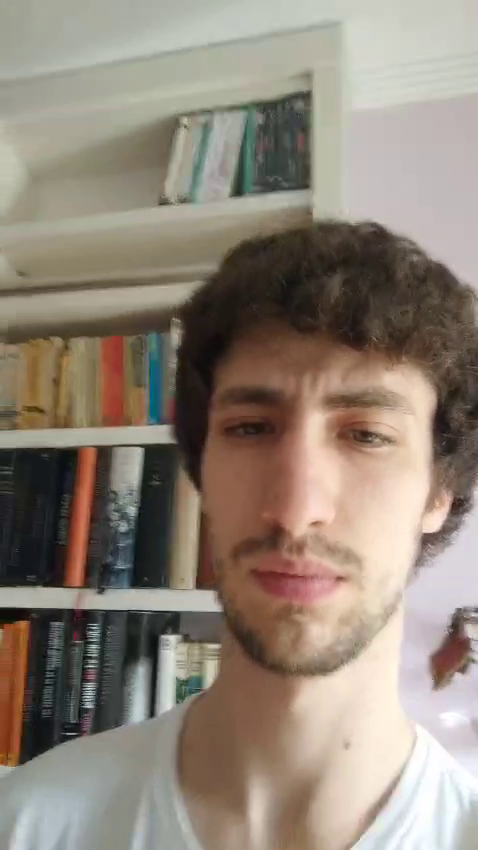
#> input picture frame 43 of bbdd/brutos/miguel1.mp4, 478 x 850 px
$ python procesadoGuardado.py
#> lines starting #> are read from the running program, lines starting #| are printed output that depends on the picture
import cv2
import os
import imutils

# La función de este script es extraer imágenes de videos en .mp4, hacer el procesamiento indicado y guardar en .jpg

video = 'miguel1'
dataPath = 'bbdd/brutos'
personPath = dataPath + '/' + video

if not os.path.exists(personPath):
    os.makedirs(personPath)
    print('Carpeta creada: ',personPath)

# Genera imagenes
    # A partir de streaming
# cap = cv2.VideoCapture(0,cv2.CAP_DSHOW)

    # A partir del video indicado
cap = cv2.VideoCapture("bbdd/brutos/"+video+".mp4")

faceClassif = cv2.CascadeClassifier(cv2.data.haarcascades+'haarcascade_frontalface_default.xml')
count = 0

while True:

    try:

        ret, frame = cap.read()
#> frame is the input picture: shape (850, 478, 3); mean B, G, R 120.6, 133, 144.8
        # Si falla la lectura rompe el bucle
        if ret == False: break
        # Escalado solo en función de la anchura
        frame =  imutils.resize(frame, width=640)
#> frame: shape (1138, 640, 3)
        gray = cv2.cvtColor(frame, cv2.COLOR_BGR2GRAY)
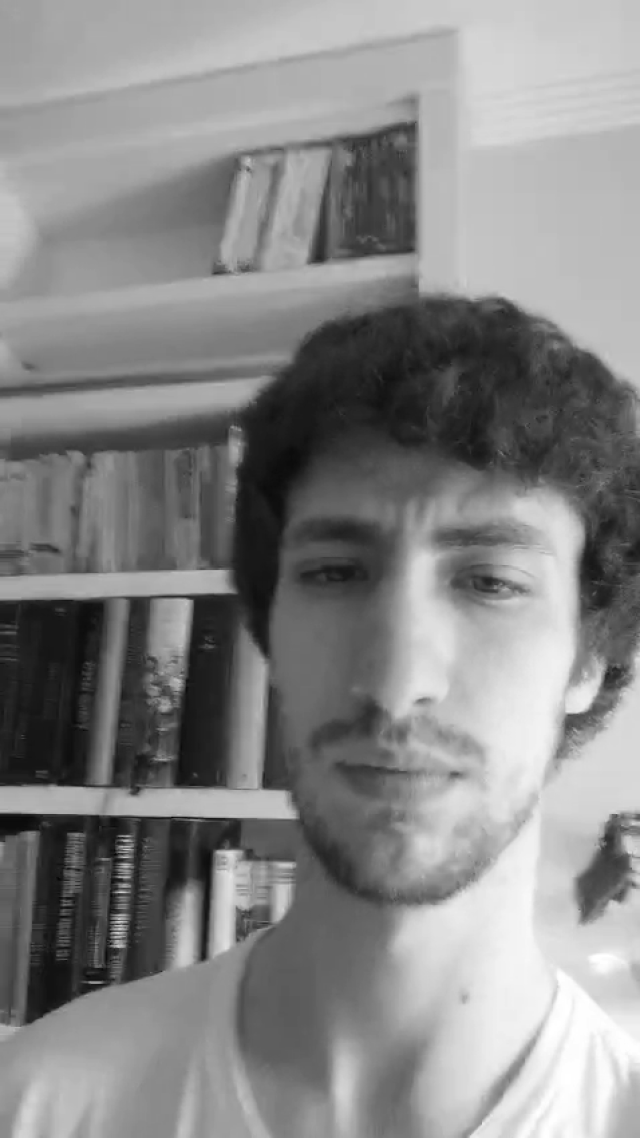
#> gray: shape (1138, 640); min 4, max 255, mean 135
        grayEQ = cv2.equalizeHist(gray)
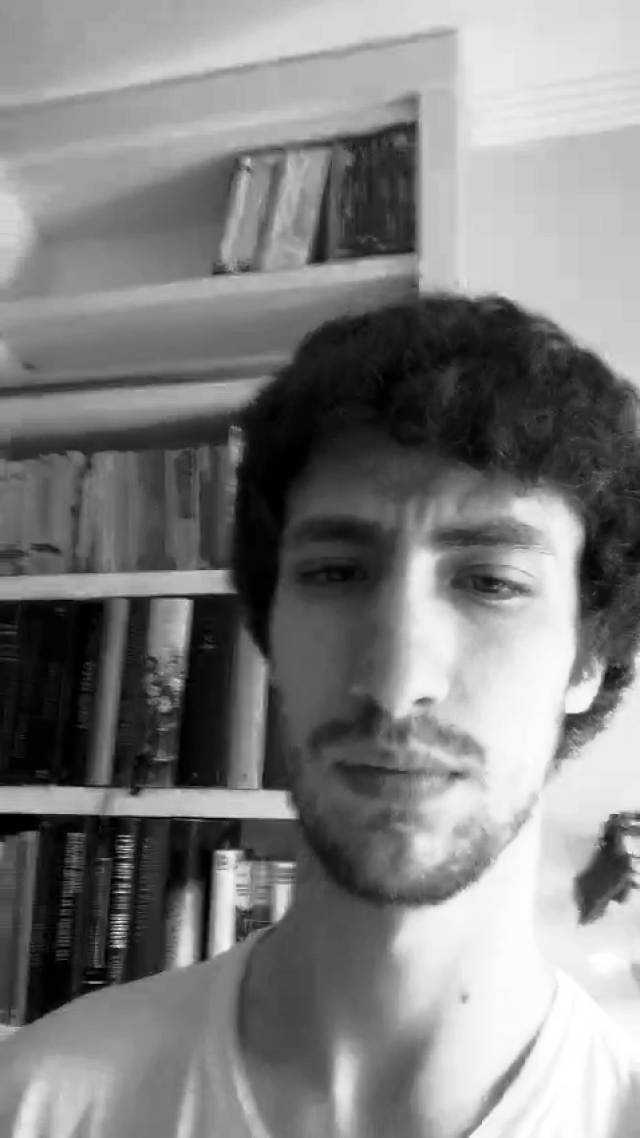
#> grayEQ: shape (1138, 640); min 0, max 255, mean 128.1

        faces = faceClassif.detectMultiScale(grayEQ,1.3,5)
#> faces = ()

        # Holgura del recorte respecto al rectangulo
        aux = 10

        # Encuadra todas las "caras" detectadas en la imagen
        for (x,y,w,h) in faces:
            # Pintado del rectangulo
            grayEQ = cv2.rectangle(grayEQ, (x,y),(x+w,y+h),(0,255,0),2)
            # Recorte con holgura del recuadro pintado
            rostro = grayEQ[y-aux:y+h+aux,x-aux:x+w+aux]
            # Estandariza el tamaño de las imagenes antes de guardarlas
            rostro = cv2.resize(rostro,(150,150),interpolation=cv2.INTER_CUBIC)
            cv2.imwrite(personPath + '/rostro_'+video+'{}.jpg'.format(count),rostro)
            count = count + 1
#> this loop made 0 passes
#> after the loop, count = 0

        # Lineas comentadas para visualización del proceso
        # cv2.imshow('frame',grayEQ)
        # k =  cv2.waitKey(1)
        # if k == 27 or count >= 400:

        # Hasta un maximo de 400 capturas
        if count >= 400:
            break

    except cv2.error as err:
            print("Error: {}".format(err))

cap.release()
# cv2.destroyAllWindows()

$ run again, starting later in the video
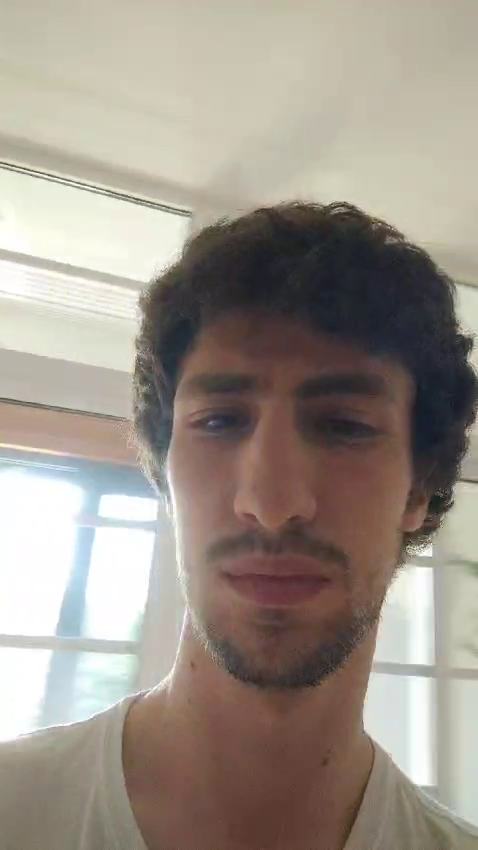
#> input picture frame 196 of bbdd/brutos/miguel1.mp4, 478 x 850 px
#> frame is the input picture: shape (850, 478, 3); mean B, G, R 138, 148, 157.2
#> frame: shape (1138, 640, 3)
#> faces = [[90, 828, 116, 116]]
#> the loop `for (x,y,w,h) in faces:` made 1 pass
#> (x, y, w, h, count) on pass 1: (90, 828, 116, 116, 1)
#> pass 1, `grayEQ = cv2.rectangle(grayEQ, (x,y),(x+w,y+h),(0,255,0),2)`:
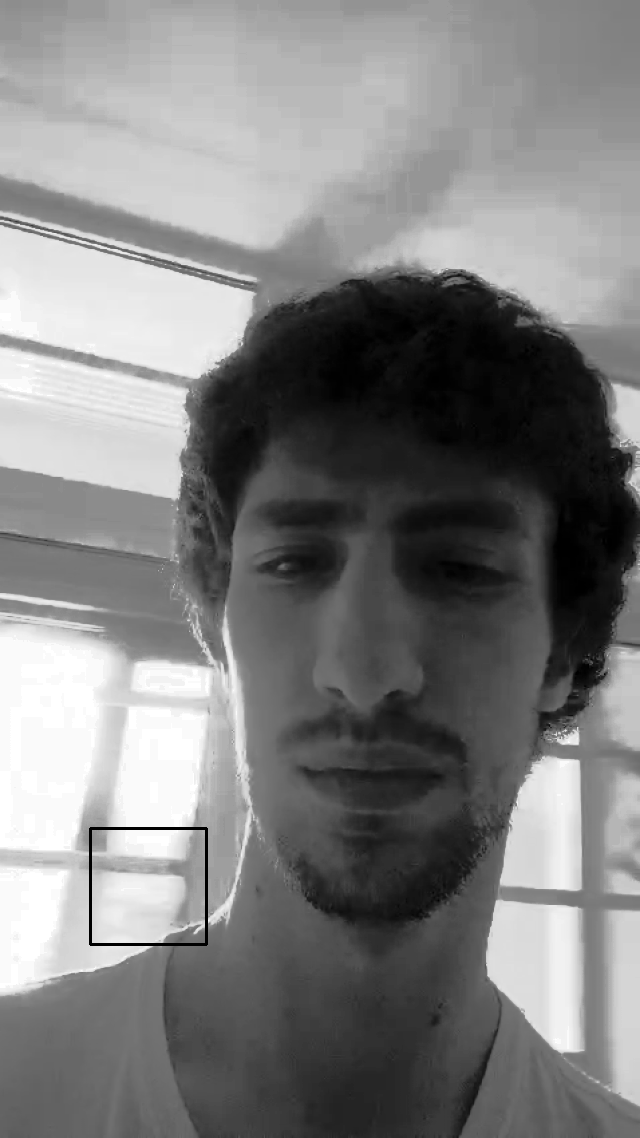
#> grayEQ: shape (1138, 640); min 0, max 255, mean 128.1
#> pass 1, `rostro = cv2.resize(rostro,(150,150),interpolation=cv2.INTER_CUBIC)`:
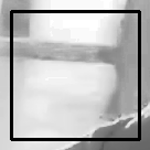
#> rostro: shape (150, 150); min 0, max 255, mean 185
#> after the loop `for (x,y,w,h) in faces:`: count = 1

$ run again, starting later in the video
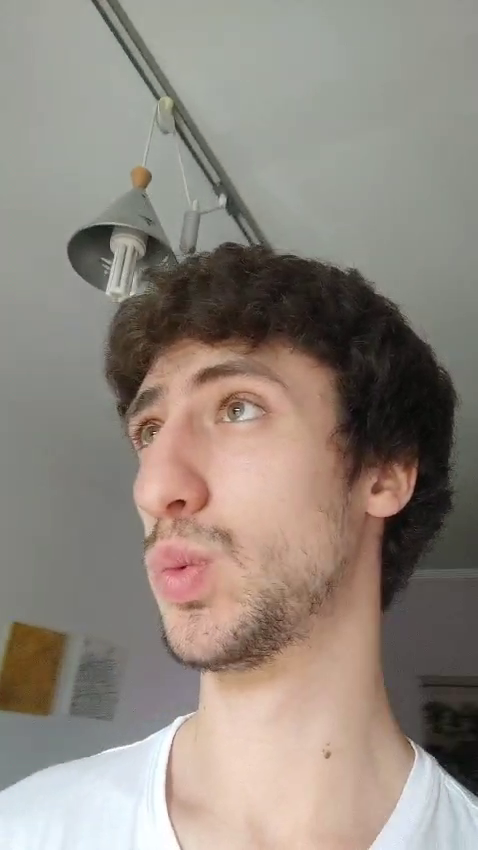
#> input picture frame 349 of bbdd/brutos/miguel1.mp4, 478 x 850 px
#> frame is the input picture: shape (850, 478, 3); mean B, G, R 126.2, 135.2, 144.8
#> frame: shape (1138, 640, 3)
#> `gray = cv2.cvtColor(frame, cv2.COLOR_BGR2GRAY)`:
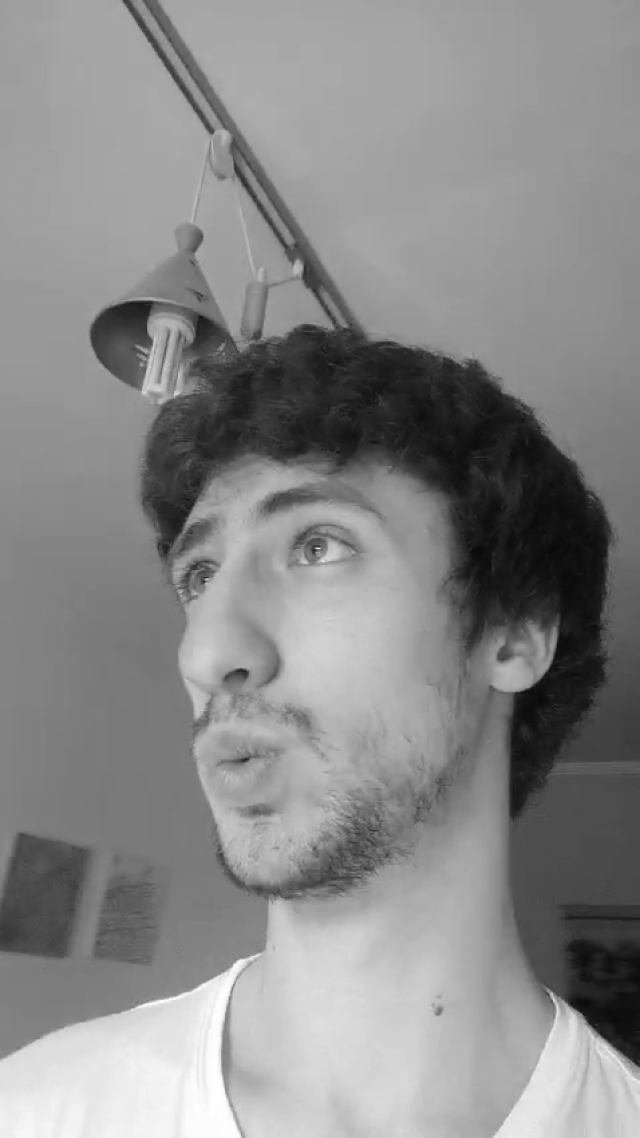
#> gray: shape (1138, 640); min 7, max 255, mean 136.9
#> `grayEQ = cv2.equalizeHist(gray)`:
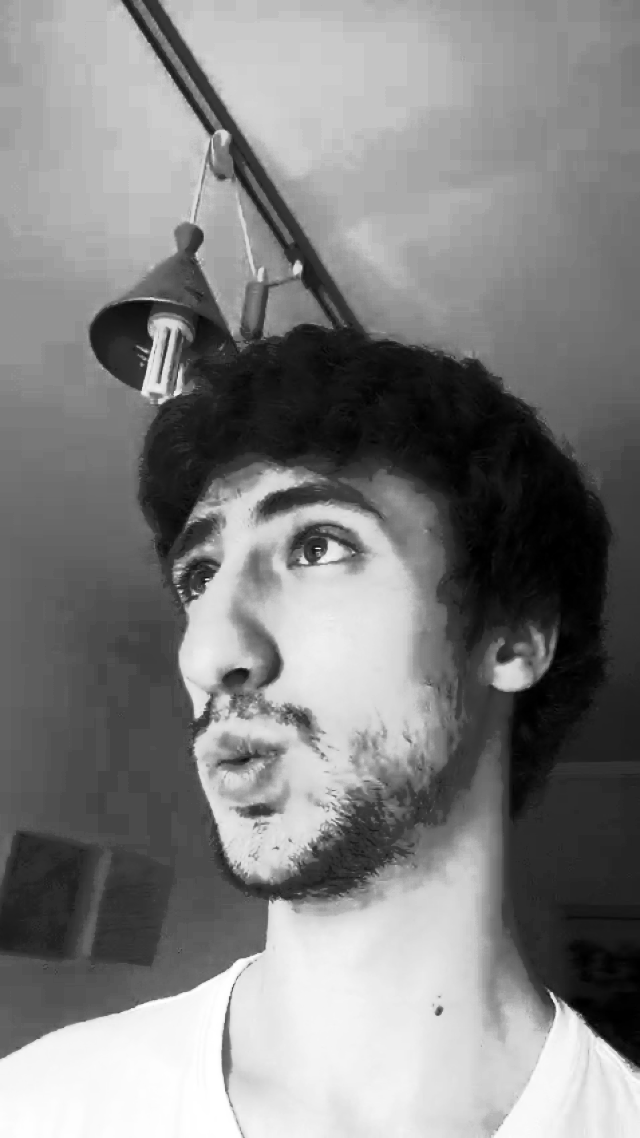
#> grayEQ: shape (1138, 640); min 0, max 255, mean 128.6
#> faces = ()
#> after the loop `for (x,y,w,h) in faces:`: count = 0
